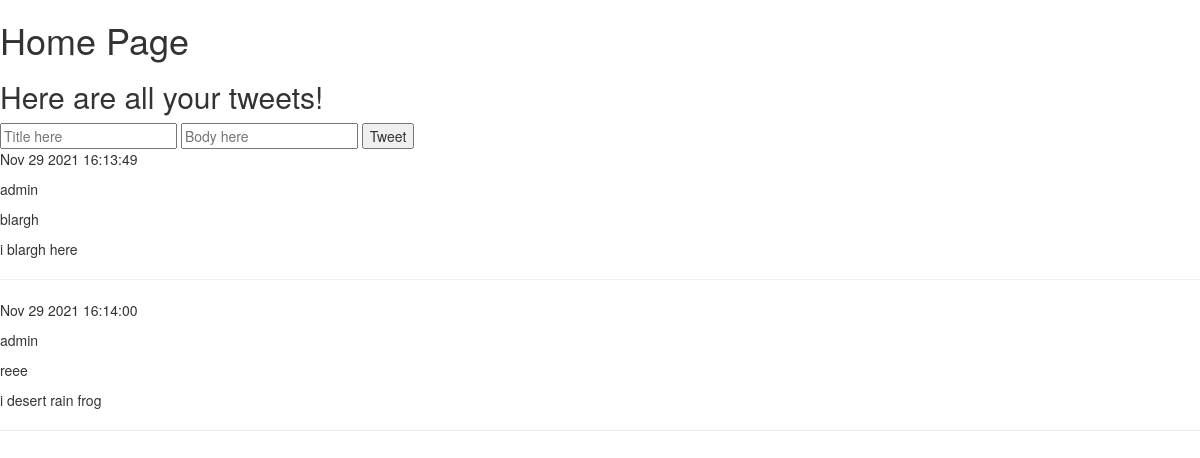
Before: /core/ with the older database file.
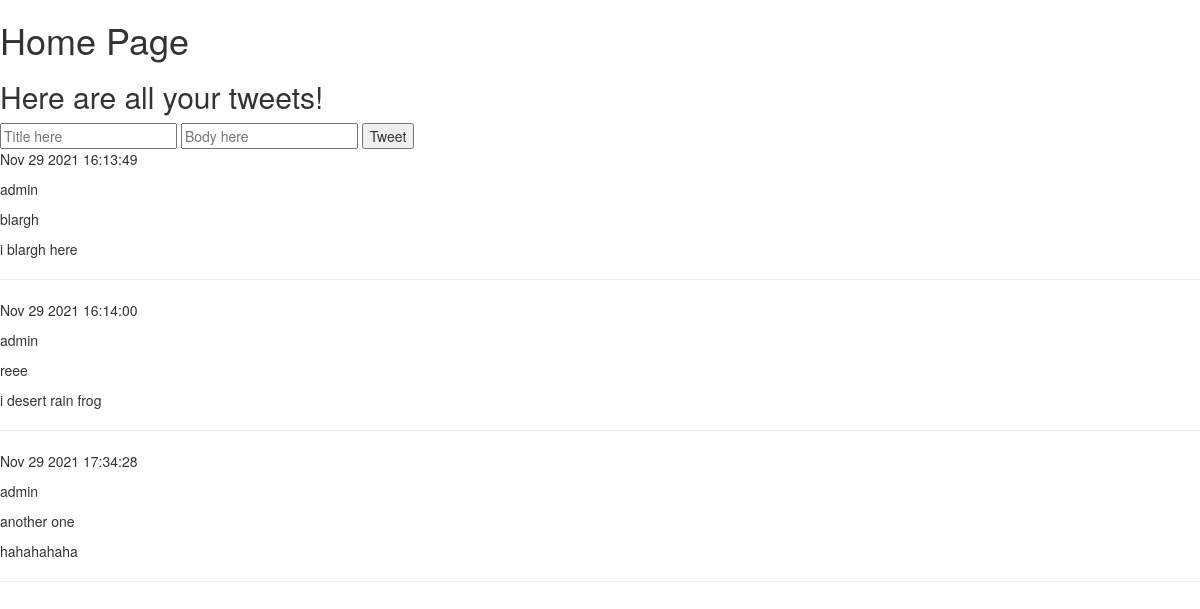
After: the same page with the newer database file.
### core/models.py (models this page shows, shortened)
class Tweet(models.Model):
    created_at = models.DateTimeField(auto_now_add=True)
    author = models.ForeignKey(
        User, related_name="User", on_delete=models.CASCADE, null=True
    )
    title = models.CharField(max_length=280)
    body = models.TextField()
    def get_datetime(self):
        return self.created_at.strftime("%b %d %Y %H:%M:%S")

### core/views.py (the view)
# urls.py: path("", home, name="home"),
def home(request):
    if request.method == "POST":
        Tweet.objects.create(
            author=request.user,
            title=request.POST["title"],
            body=request.POST["body"],
        )
        return HttpResponseRedirect(reverse("home"))
    else:
        context = {"title": "Home", "tweets": Tweet.objects.all()}
        return render(request, "core/home.html", context)

### core/templates/core/home.html (shortened to what this page needs)
{% extends "../base.html" %}
{% block content %}
<h1>Home Page</h1>
<h2>Here are all your tweets!</h2>
<form method="POST" action="/core/">
    <input type="text" name="title" placeholder="Title here">
    <input type="text" name="body" placeholder="Body here">
    <button type="submit">Tweet</button>
</form>
{% for tweet in tweets %}
    <p>{{ tweet.get_datetime }}</p>
    <p>{{ tweet.author }}</p>
    <p>{{ tweet.title }}</p>
    <p>{{ tweet.body }}</p>
    <hr>
{% endfor %}
{% endblock %}

Changed rows visible on the page:
added Tweet: get_datetime "Nov 29 2021 17:34:28", author "admin", title "another one", body "hahahahaha"
